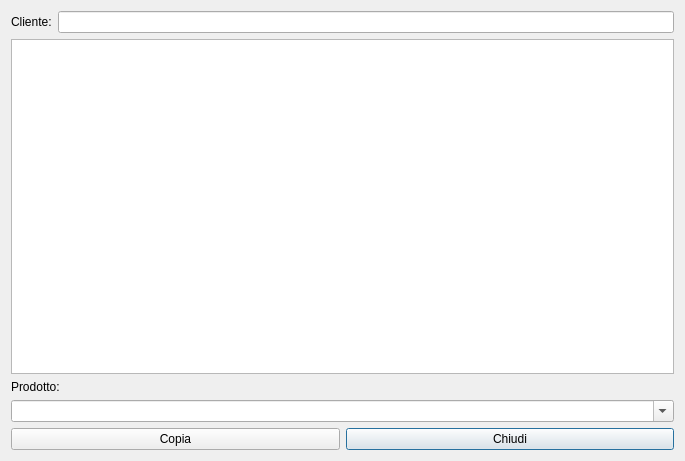
<?xml version="1.0" encoding="UTF-8"?>
<ui version="4.0">
 <class>HCopyCard</class>
 <widget class="QWidget" name="HCopyCard">
  <property name="geometry">
   <rect>
    <x>0</x>
    <y>0</y>
    <width>685</width>
    <height>461</height>
   </rect>
  </property>
  <property name="windowTitle">
   <string>Copia scheda</string>
  </property>
  <property name="windowIcon">
   <iconset resource="icons.qrc">
    <normaloff>:/Resources/Sheet-Of-Paper.PNG</normaloff>:/Resources/Sheet-Of-Paper.PNG</iconset>
  </property>
  <layout class="QVBoxLayout" name="verticalLayout">
   <item>
    <layout class="QHBoxLayout" name="horizontalLayout">
     <item>
      <widget class="QLabel" name="label">
       <property name="maximumSize">
        <size>
         <width>50</width>
         <height>16777215</height>
        </size>
       </property>
       <property name="text">
        <string>Cliente:</string>
       </property>
      </widget>
     </item>
     <item>
      <widget class="QLineEdit" name="lineEdit"/>
     </item>
    </layout>
   </item>
   <item>
    <widget class="QListView" name="lvC">
     <property name="selectionBehavior">
      <enum>QAbstractItemView::SelectRows</enum>
     </property>
    </widget>
   </item>
   <item>
    <widget class="QLabel" name="label_2">
     <property name="maximumSize">
      <size>
       <width>50</width>
       <height>16777215</height>
      </size>
     </property>
     <property name="text">
      <string>Prodotto:</string>
     </property>
    </widget>
   </item>
   <item>
    <widget class="QComboBox" name="cbP">
     <property name="editable">
      <bool>true</bool>
     </property>
    </widget>
   </item>
   <item>
    <layout class="QHBoxLayout" name="horizontalLayout_3">
     <item>
      <widget class="QPushButton" name="pushButton">
       <property name="text">
        <string>Copia</string>
       </property>
       <property name="icon">
        <iconset resource="icons.qrc">
         <normaloff>:/Resources/Accept64.png</normaloff>:/Resources/Accept64.png</iconset>
       </property>
       <property name="iconSize">
        <size>
         <width>32</width>
         <height>32</height>
        </size>
       </property>
      </widget>
     </item>
     <item>
      <widget class="QPushButton" name="pushButton_2">
       <property name="text">
        <string>Chiudi</string>
       </property>
       <property name="icon">
        <iconset resource="icons.qrc">
         <normaloff>:/Resources/Actions-window-close-icon.png</normaloff>:/Resources/Actions-window-close-icon.png</iconset>
       </property>
       <property name="iconSize">
        <size>
         <width>32</width>
         <height>32</height>
        </size>
       </property>
       <property name="autoExclusive">
        <bool>true</bool>
       </property>
       <property name="autoDefault">
        <bool>true</bool>
       </property>
       <property name="default">
        <bool>true</bool>
       </property>
      </widget>
     </item>
    </layout>
   </item>
  </layout>
 </widget>
 <resources>
  <include location="icons.qrc"/>
 </resources>
 <connections/>
</ui>
